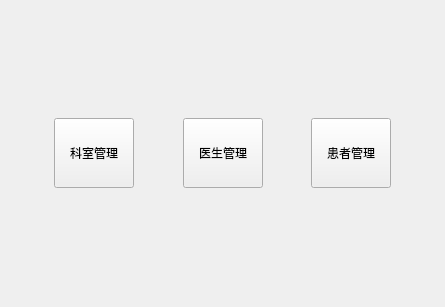
<?xml version="1.0" encoding="UTF-8"?>
<ui version="4.0">
 <class>welcomeview</class>
 <widget class="QWidget" name="welcomeview">
  <property name="geometry">
   <rect>
    <x>0</x>
    <y>0</y>
    <width>445</width>
    <height>307</height>
   </rect>
  </property>
  <property name="acceptDrops">
   <bool>false</bool>
  </property>
  <property name="windowTitle">
   <string>欢迎</string>
  </property>
  <layout class="QHBoxLayout" name="horizontalLayout">
   <item>
    <spacer name="horizontalSpacer_3">
     <property name="orientation">
      <enum>Qt::Horizontal</enum>
     </property>
     <property name="sizeHint" stdset="0">
      <size>
       <width>40</width>
       <height>20</height>
      </size>
     </property>
    </spacer>
   </item>
   <item>
    <widget class="QPushButton" name="btDepartment">
     <property name="minimumSize">
      <size>
       <width>60</width>
       <height>70</height>
      </size>
     </property>
     <property name="sizeIncrement">
      <size>
       <width>0</width>
       <height>0</height>
      </size>
     </property>
     <property name="text">
      <string>科室管理</string>
     </property>
    </widget>
   </item>
   <item>
    <spacer name="horizontalSpacer">
     <property name="orientation">
      <enum>Qt::Horizontal</enum>
     </property>
     <property name="sizeHint" stdset="0">
      <size>
       <width>40</width>
       <height>20</height>
      </size>
     </property>
    </spacer>
   </item>
   <item>
    <widget class="QPushButton" name="btDoctor">
     <property name="minimumSize">
      <size>
       <width>60</width>
       <height>70</height>
      </size>
     </property>
     <property name="text">
      <string>医生管理</string>
     </property>
    </widget>
   </item>
   <item>
    <spacer name="horizontalSpacer_2">
     <property name="orientation">
      <enum>Qt::Horizontal</enum>
     </property>
     <property name="sizeHint" stdset="0">
      <size>
       <width>40</width>
       <height>20</height>
      </size>
     </property>
    </spacer>
   </item>
   <item>
    <widget class="QPushButton" name="btpatient">
     <property name="minimumSize">
      <size>
       <width>60</width>
       <height>70</height>
      </size>
     </property>
     <property name="text">
      <string>患者管理</string>
     </property>
    </widget>
   </item>
   <item>
    <spacer name="horizontalSpacer_4">
     <property name="orientation">
      <enum>Qt::Horizontal</enum>
     </property>
     <property name="sizeHint" stdset="0">
      <size>
       <width>40</width>
       <height>20</height>
      </size>
     </property>
    </spacer>
   </item>
  </layout>
 </widget>
 <resources/>
 <connections/>
</ui>
